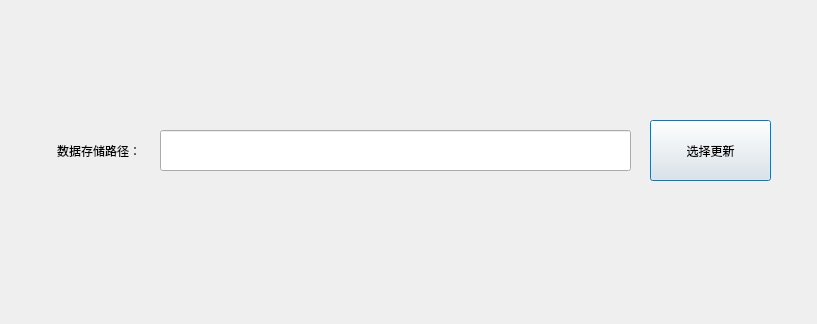
<?xml version="1.0" encoding="UTF-8"?>
<ui version="4.0">
 <class>QSetParaDlg</class>
 <widget class="QDialog" name="QSetParaDlg">
  <property name="geometry">
   <rect>
    <x>0</x>
    <y>0</y>
    <width>817</width>
    <height>324</height>
   </rect>
  </property>
  <property name="windowTitle">
   <string>Dialog</string>
  </property>
  <widget class="QPushButton" name="pushButtonSelect">
   <property name="geometry">
    <rect>
     <x>650</x>
     <y>120</y>
     <width>121</width>
     <height>61</height>
    </rect>
   </property>
   <property name="text">
    <string>选择更新</string>
   </property>
  </widget>
  <widget class="QLabel" name="label">
   <property name="geometry">
    <rect>
     <x>30</x>
     <y>120</y>
     <width>111</width>
     <height>61</height>
    </rect>
   </property>
   <property name="text">
    <string>数据存储路径：</string>
   </property>
   <property name="alignment">
    <set>Qt::AlignmentFlag::AlignRight|Qt::AlignmentFlag::AlignTrailing|Qt::AlignmentFlag::AlignVCenter</set>
   </property>
  </widget>
  <widget class="QLineEdit" name="lineEditPath">
   <property name="geometry">
    <rect>
     <x>160</x>
     <y>130</y>
     <width>471</width>
     <height>41</height>
    </rect>
   </property>
  </widget>
 </widget>
 <resources/>
 <connections/>
</ui>
